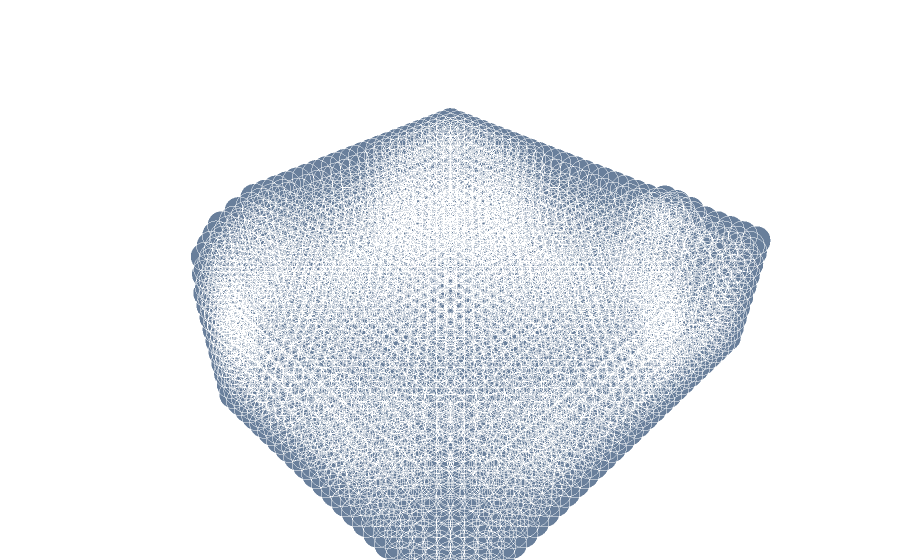
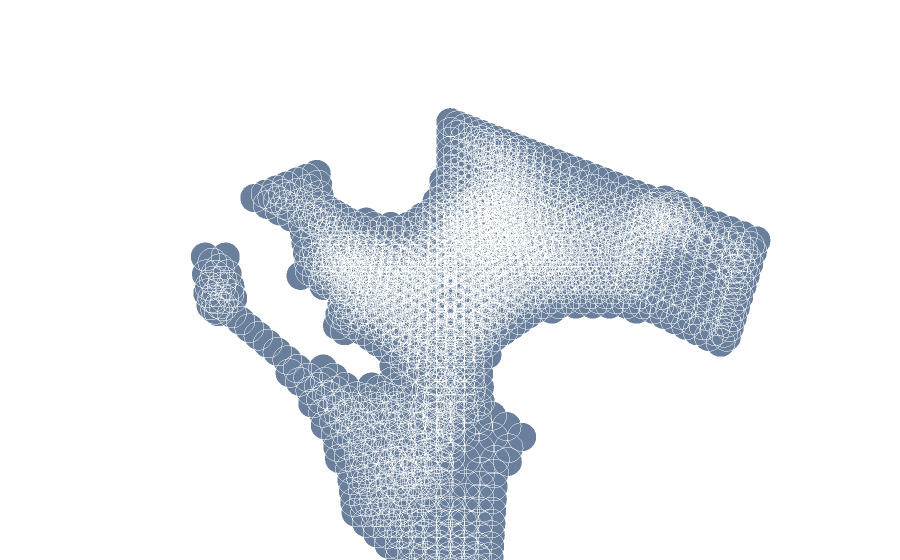
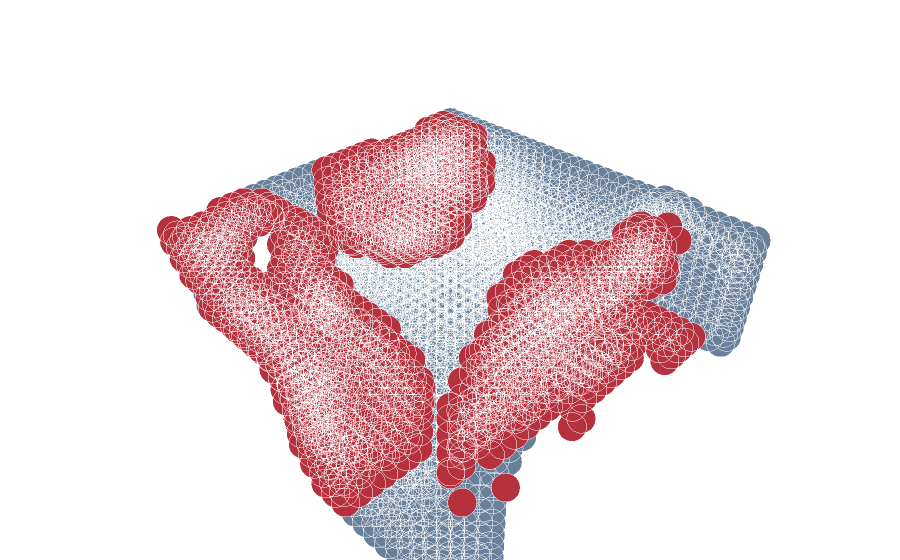
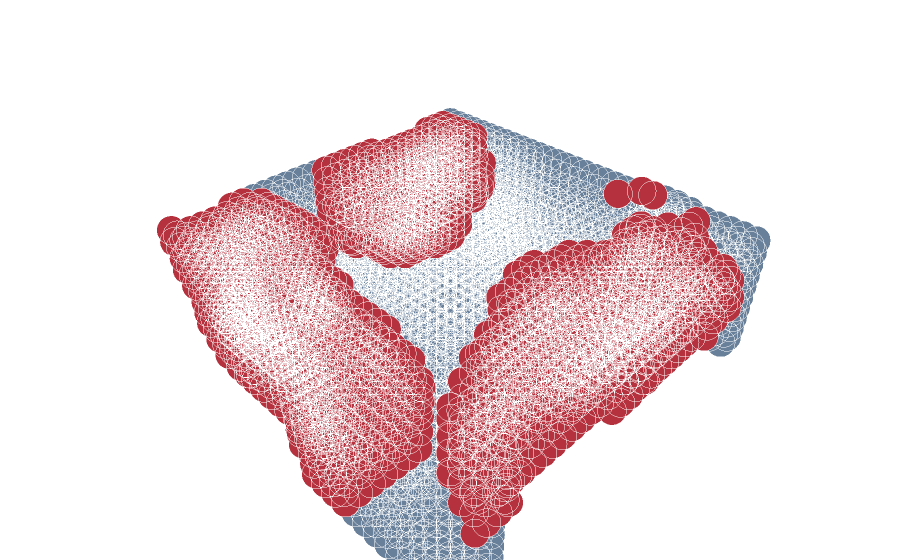

Notebook cell for these charts, in order:
### Code cell
l1loss = lambda a, b: np.mean(np.abs(a - b))
n = arq_voxels.shape[0]

# Uncomment the desire choice
i = np.random.choice(n) # get random index
# i = np.random.choice(np.argsort(improvement)[::-1][:int(n*.07)]) # get good result
# i = np.random.choice(np.argsort(improvement)[:int(n*.07)]) # get bad result

print('Complete object:')
plot_vol(arq_voxels_target[i])
n_voxels_target = np.sum(arq_voxels_target[i] == 1)

size = 10
print('Fractured object (l1=%.4f):' % l1loss(arq_voxels_target[i], arq_voxels[i]))
n_voxels = np.sum(arq_voxels[i] == 1)
missing_points = n_voxels_target - n_voxels
perc_missing = missing_points * 100 / n_voxels_target
print(f'Missing voxels: {missing_points} (%.2f%%)' % perc_missing)
plot_vol(arq_voxels[i], s=size)

print('Reconstruction (l1=%.4f):' % l1loss(arq_voxels_target[i], arq_result[i]))
missing_points_result = np.sum((arq_voxels_target[i] + (arq_result[i] > 0)) == 0)
extra_points = np.sum((arq_voxels_target[i] + (arq_result[i] > 0)) == 1)
print(f'Missing voxels    : {missing_points} -> {missing_points_result}')
print(f'Extra voxels added: {extra_points}')
plot_reconstruction(arq_voxels[i], arq_result[i], s=size)
# plot_reconstruction(arq_voxels[i], arq_voxels_target[i], s=size)
rerecon = model.predict_one(arq_result[i], 'arq', decode_label=True)
plot_reconstruction(arq_voxels[i], rerecon[0], s=size)
rererecon = model.predict_one(arq_result[i], 'arq', decode_label=True)
plot_reconstruction(arq_voxels[i], rererecon[0], s=size)

### Figure 1 — Plotly figure (JSON) as saved in the notebook; plotly's stock layout.template omitted (floating-point values rounded to 4 significant figures; data arrays with more than 128 entries replaced by an {"elided": "..."} marker saying what was removed)
{"data": [{"marker": {"color": "rgb(105, 127, 155)", "line": {"color": "rgba(217, 217, 217, 0.14)", "width": 0.5}, "opacity": 1, "size": 10}, "mode": "markers", "type": "scatter3d", "x": {"elided": "4225 int values"}, "y": {"elided": "4225 int values"}, "z": {"elided": "4225 int values"}}], "layout": {"autosize": true, "margin": {"b": 0, "l": 0, "r": 0, "t": 0}, "scene": {"aspectmode": "auto", "aspectratio": {"x": 1.413, "y": 1.413, "z": 0.5012}, "xaxis": {"type": "linear", "visible": false}, "yaxis": {"type": "linear", "visible": false}, "zaxis": {"type": "linear", "visible": false}}}}

### Figure 2 — Plotly figure (JSON) as saved in the notebook; plotly's stock layout.template omitted (floating-point values rounded to 4 significant figures; data arrays with more than 128 entries replaced by an {"elided": "..."} marker saying what was removed)
{"data": [{"marker": {"color": "rgb(105, 127, 155)", "line": {"color": "rgba(217, 217, 217, 0.14)", "width": 0.5}, "opacity": 1, "size": 10}, "mode": "markers", "type": "scatter3d", "x": {"elided": "1889 int values"}, "y": {"elided": "1889 int values"}, "z": {"elided": "1889 int values"}}], "layout": {"autosize": true, "margin": {"b": 0, "l": 0, "r": 0, "t": 0}, "scene": {"aspectmode": "auto", "aspectratio": {"x": 1.413, "y": 1.413, "z": 0.5012}, "xaxis": {"type": "linear", "visible": false}, "yaxis": {"type": "linear", "visible": false}, "zaxis": {"type": "linear", "visible": false}}}}

### Figure 3 — Plotly figure (JSON) as saved in the notebook; plotly's stock layout.template omitted (floating-point values rounded to 4 significant figures; data arrays with more than 128 entries replaced by an {"elided": "..."} marker saying what was removed)
{"data": [{"marker": {"color": "rgb(105, 128, 155)", "line": {"color": "rgba(217, 217, 217, 0.14)", "width": 0.5}, "opacity": 1, "size": 10}, "mode": "markers", "type": "scatter3d", "x": {"elided": "1889 int values"}, "y": {"elided": "1889 int values"}, "z": {"elided": "1889 int values"}}, {"marker": {"color": "rgb(182, 49, 62)", "line": {"color": "rgba(217, 217, 217, 0.14)", "width": 0.5}, "opacity": 1, "size": 10}, "mode": "markers", "type": "scatter3d", "x": {"elided": "1405 int values"}, "y": {"elided": "1405 int values"}, "z": {"elided": "1405 int values"}}], "layout": {"autosize": true, "margin": {"b": 0, "l": 0, "r": 0, "t": 0}, "scene": {"aspectmode": "auto", "aspectratio": {"x": 1.413, "y": 1.413, "z": 0.5012}, "xaxis": {"type": "linear", "visible": false}, "yaxis": {"type": "linear", "visible": false}, "zaxis": {"type": "linear", "visible": false}}, "showlegend": false}}

### Figure 4 — Plotly figure (JSON) as saved in the notebook; plotly's stock layout.template omitted (floating-point values rounded to 4 significant figures; data arrays with more than 128 entries replaced by an {"elided": "..."} marker saying what was removed)
{"data": [{"marker": {"color": "rgb(105, 128, 155)", "line": {"color": "rgba(217, 217, 217, 0.14)", "width": 0.5}, "opacity": 1, "size": 10}, "mode": "markers", "type": "scatter3d", "x": {"elided": "1889 int values"}, "y": {"elided": "1889 int values"}, "z": {"elided": "1889 int values"}}, {"marker": {"color": "rgb(182, 49, 62)", "line": {"color": "rgba(217, 217, 217, 0.14)", "width": 0.5}, "opacity": 1, "size": 10}, "mode": "markers", "type": "scatter3d", "x": {"elided": "2162 int values"}, "y": {"elided": "2162 int values"}, "z": {"elided": "2162 int values"}}], "layout": {"autosize": true, "margin": {"b": 0, "l": 0, "r": 0, "t": 0}, "scene": {"aspectmode": "auto", "aspectratio": {"x": 1.413, "y": 1.413, "z": 0.5012}, "xaxis": {"type": "linear", "visible": false}, "yaxis": {"type": "linear", "visible": false}, "zaxis": {"type": "linear", "visible": false}}, "showlegend": false}}
